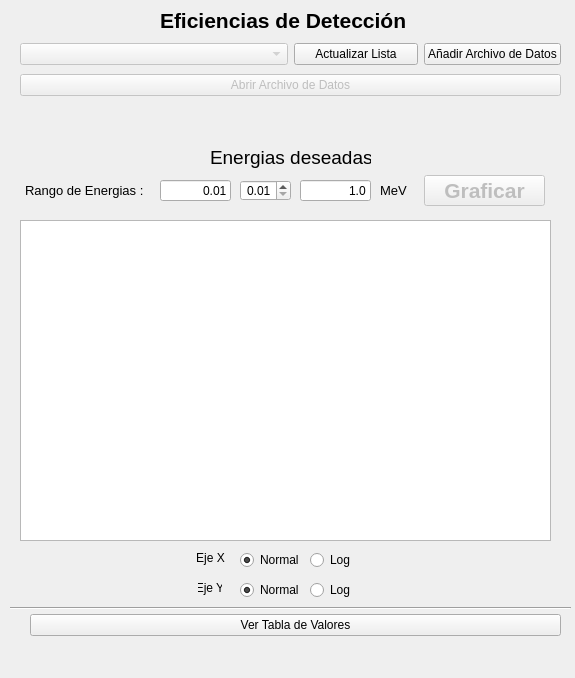
<?xml version="1.0" encoding="UTF-8"?>
<ui version="4.0">
 <class>mainWindow</class>
 <widget class="QMainWindow" name="mainWindow">
  <property name="enabled">
   <bool>true</bool>
  </property>
  <property name="geometry">
   <rect>
    <x>0</x>
    <y>0</y>
    <width>575</width>
    <height>678</height>
   </rect>
  </property>
  <property name="sizePolicy">
   <sizepolicy hsizetype="Preferred" vsizetype="Preferred">
    <horstretch>0</horstretch>
    <verstretch>0</verstretch>
   </sizepolicy>
  </property>
  <property name="minimumSize">
   <size>
    <width>575</width>
    <height>579</height>
   </size>
  </property>
  <property name="maximumSize">
   <size>
    <width>575</width>
    <height>16777215</height>
   </size>
  </property>
  <property name="focusPolicy">
   <enum>Qt::StrongFocus</enum>
  </property>
  <property name="windowTitle">
   <string>Eficiencias de Detección</string>
  </property>
  <property name="windowIcon">
   <iconset>
    <normaloff>icons/poster_amarillo_del_simbolo_de_la_radiacion-rfa7650d026b54568a017ef9f4c447ff2_w2q_8byvr_1024.jpg</normaloff>icons/poster_amarillo_del_simbolo_de_la_radiacion-rfa7650d026b54568a017ef9f4c447ff2_w2q_8byvr_1024.jpg</iconset>
  </property>
  <property name="toolTipDuration">
   <number>2</number>
  </property>
  <widget class="QWidget" name="centralwidget">
   <widget class="QLabel" name="label_12">
    <property name="geometry">
     <rect>
      <x>210</x>
      <y>147</y>
      <width>161</width>
      <height>21</height>
     </rect>
    </property>
    <property name="font">
     <font>
      <pointsize>14</pointsize>
     </font>
    </property>
    <property name="text">
     <string>Energias deseadas</string>
    </property>
   </widget>
   <widget class="QLabel" name="label_19">
    <property name="geometry">
     <rect>
      <x>380</x>
      <y>180</y>
      <width>31</width>
      <height>21</height>
     </rect>
    </property>
    <property name="font">
     <font>
      <pointsize>10</pointsize>
     </font>
    </property>
    <property name="text">
     <string>MeV</string>
    </property>
   </widget>
   <widget class="QDoubleSpinBox" name="Eint">
    <property name="geometry">
     <rect>
      <x>240</x>
      <y>180</y>
      <width>51</width>
      <height>21</height>
     </rect>
    </property>
    <property name="alignment">
     <set>Qt::AlignRight|Qt::AlignTrailing|Qt::AlignVCenter</set>
    </property>
    <property name="decimals">
     <number>2</number>
    </property>
    <property name="minimum">
     <double>0.010000000000000</double>
    </property>
    <property name="maximum">
     <double>9.900000000000000</double>
    </property>
    <property name="singleStep">
     <double>0.010000000000000</double>
    </property>
   </widget>
   <widget class="QLineEdit" name="Efin">
    <property name="geometry">
     <rect>
      <x>300</x>
      <y>180</y>
      <width>71</width>
      <height>21</height>
     </rect>
    </property>
    <property name="text">
     <string>1.0</string>
    </property>
    <property name="alignment">
     <set>Qt::AlignRight|Qt::AlignTrailing|Qt::AlignVCenter</set>
    </property>
   </widget>
   <widget class="QLineEdit" name="Eini">
    <property name="geometry">
     <rect>
      <x>160</x>
      <y>180</y>
      <width>71</width>
      <height>21</height>
     </rect>
    </property>
    <property name="text">
     <string>0.01</string>
    </property>
    <property name="alignment">
     <set>Qt::AlignRight|Qt::AlignTrailing|Qt::AlignVCenter</set>
    </property>
   </widget>
   <widget class="PlotWidget" name="grafico">
    <property name="geometry">
     <rect>
      <x>20</x>
      <y>220</y>
      <width>531</width>
      <height>321</height>
     </rect>
    </property>
   </widget>
   <widget class="QPushButton" name="graph">
    <property name="enabled">
     <bool>false</bool>
    </property>
    <property name="geometry">
     <rect>
      <x>424</x>
      <y>175</y>
      <width>121</width>
      <height>31</height>
     </rect>
    </property>
    <property name="font">
     <font>
      <pointsize>16</pointsize>
      <weight>75</weight>
      <bold>true</bold>
     </font>
    </property>
    <property name="cursor">
     <cursorShape>PointingHandCursor</cursorShape>
    </property>
    <property name="focusPolicy">
     <enum>Qt::StrongFocus</enum>
    </property>
    <property name="text">
     <string>Graficar</string>
    </property>
    <property name="icon">
     <iconset>
      <normaloff>icons/graf.png</normaloff>icons/graf.png</iconset>
    </property>
    <property name="iconSize">
     <size>
      <width>18</width>
      <height>18</height>
     </size>
    </property>
    <property name="autoDefault">
     <bool>false</bool>
    </property>
    <property name="default">
     <bool>true</bool>
    </property>
    <property name="flat">
     <bool>false</bool>
    </property>
   </widget>
   <widget class="QLabel" name="label">
    <property name="geometry">
     <rect>
      <x>160</x>
      <y>0</y>
      <width>261</width>
      <height>41</height>
     </rect>
    </property>
    <property name="font">
     <font>
      <pointsize>16</pointsize>
      <weight>75</weight>
      <bold>true</bold>
     </font>
    </property>
    <property name="text">
     <string>Eficiencias de Detección</string>
    </property>
   </widget>
   <widget class="QLabel" name="label_2">
    <property name="geometry">
     <rect>
      <x>25</x>
      <y>180</y>
      <width>121</width>
      <height>21</height>
     </rect>
    </property>
    <property name="font">
     <font>
      <pointsize>10</pointsize>
     </font>
    </property>
    <property name="text">
     <string>Rango de Energias : </string>
    </property>
   </widget>
   <widget class="QLabel" name="noti">
    <property name="geometry">
     <rect>
      <x>40</x>
      <y>115</y>
      <width>501</width>
      <height>31</height>
     </rect>
    </property>
    <property name="font">
     <font>
      <pointsize>13</pointsize>
      <weight>50</weight>
      <italic>true</italic>
      <bold>false</bold>
      <underline>false</underline>
     </font>
    </property>
    <property name="text">
     <string/>
    </property>
    <property name="alignment">
     <set>Qt::AlignCenter</set>
    </property>
   </widget>
   <widget class="QWidget" name="verticalLayoutWidget">
    <property name="geometry">
     <rect>
      <x>20</x>
      <y>40</y>
      <width>541</width>
      <height>61</height>
     </rect>
    </property>
    <layout class="QVBoxLayout" name="verticalLayout">
     <item>
      <layout class="QHBoxLayout" name="horizontalLayout">
       <item>
        <widget class="QComboBox" name="lista">
         <property name="enabled">
          <bool>false</bool>
         </property>
         <property name="font">
          <font>
           <underline>false</underline>
           <strikeout>false</strikeout>
           <kerning>true</kerning>
          </font>
         </property>
         <property name="layoutDirection">
          <enum>Qt::LeftToRight</enum>
         </property>
         <property name="autoFillBackground">
          <bool>false</bool>
         </property>
         <property name="maxVisibleItems">
          <number>10</number>
         </property>
         <property name="maxCount">
          <number>2147483593</number>
         </property>
         <property name="sizeAdjustPolicy">
          <enum>QComboBox::AdjustToContents</enum>
         </property>
        </widget>
       </item>
       <item>
        <layout class="QHBoxLayout" name="horizontalLayout_2">
         <item>
          <widget class="QPushButton" name="refresh">
           <property name="text">
            <string>Actualizar Lista</string>
           </property>
           <property name="icon">
            <iconset>
             <normaloff>icons/refresh.png</normaloff>icons/refresh.png</iconset>
           </property>
           <property name="iconSize">
            <size>
             <width>17</width>
             <height>17</height>
            </size>
           </property>
          </widget>
         </item>
         <item>
          <widget class="QPushButton" name="addfile">
           <property name="text">
            <string>Añadir Archivo de Datos</string>
           </property>
           <property name="icon">
            <iconset>
             <normaloff>icons/add2.png</normaloff>icons/add2.png</iconset>
           </property>
          </widget>
         </item>
        </layout>
       </item>
      </layout>
     </item>
     <item>
      <widget class="QPushButton" name="openfile">
       <property name="enabled">
        <bool>false</bool>
       </property>
       <property name="text">
        <string>Abrir Archivo de Datos</string>
       </property>
       <property name="icon">
        <iconset>
         <normaloff>icons/open.png</normaloff>icons/open.png</iconset>
       </property>
      </widget>
     </item>
    </layout>
   </widget>
   <widget class="QWidget" name="horizontalLayoutWidget">
    <property name="geometry">
     <rect>
      <x>30</x>
      <y>610</y>
      <width>531</width>
      <height>31</height>
     </rect>
    </property>
    <layout class="QHBoxLayout" name="horizontalLayout_3">
     <item>
      <widget class="QPushButton" name="showtab">
       <property name="text">
        <string>Ver Tabla de Valores</string>
       </property>
      </widget>
     </item>
    </layout>
   </widget>
   <widget class="QWidget" name="layoutWidget">
    <property name="geometry">
     <rect>
      <x>240</x>
      <y>550</y>
      <width>131</width>
      <height>21</height>
     </rect>
    </property>
    <layout class="QHBoxLayout" name="horizontalLayout_7">
     <item>
      <widget class="QRadioButton" name="xnor">
       <property name="text">
        <string>Normal</string>
       </property>
       <property name="checked">
        <bool>true</bool>
       </property>
      </widget>
     </item>
     <item>
      <widget class="QRadioButton" name="xlog">
       <property name="text">
        <string>Log</string>
       </property>
      </widget>
     </item>
    </layout>
   </widget>
   <widget class="QLabel" name="label_4">
    <property name="geometry">
     <rect>
      <x>198</x>
      <y>570</y>
      <width>24</width>
      <height>36</height>
     </rect>
    </property>
    <property name="text">
     <string>Eje Y</string>
    </property>
    <property name="alignment">
     <set>Qt::AlignCenter</set>
    </property>
   </widget>
   <widget class="QLabel" name="label_3">
    <property name="geometry">
     <rect>
      <x>190</x>
      <y>550</y>
      <width>41</width>
      <height>16</height>
     </rect>
    </property>
    <property name="text">
     <string>Eje X</string>
    </property>
    <property name="alignment">
     <set>Qt::AlignCenter</set>
    </property>
   </widget>
   <widget class="QWidget" name="horizontalLayoutWidget_3">
    <property name="geometry">
     <rect>
      <x>240</x>
      <y>580</y>
      <width>131</width>
      <height>21</height>
     </rect>
    </property>
    <layout class="QHBoxLayout" name="horizontalLayout_5">
     <item>
      <widget class="QRadioButton" name="ynor">
       <property name="text">
        <string>Normal</string>
       </property>
       <property name="checked">
        <bool>true</bool>
       </property>
      </widget>
     </item>
     <item>
      <widget class="QRadioButton" name="ylog">
       <property name="text">
        <string>Log</string>
       </property>
      </widget>
     </item>
    </layout>
   </widget>
   <widget class="Line" name="line">
    <property name="geometry">
     <rect>
      <x>10</x>
      <y>600</y>
      <width>561</width>
      <height>16</height>
     </rect>
    </property>
    <property name="orientation">
     <enum>Qt::Horizontal</enum>
    </property>
   </widget>
  </widget>
  <widget class="QMenuBar" name="menubar">
   <property name="geometry">
    <rect>
     <x>0</x>
     <y>0</y>
     <width>575</width>
     <height>21</height>
    </rect>
   </property>
  </widget>
 </widget>
 <customwidgets>
  <customwidget>
   <class>PlotWidget</class>
   <extends>QGraphicsView</extends>
   <header location="global">pyqtgraph</header>
  </customwidget>
 </customwidgets>
 <resources/>
 <connections/>
</ui>
